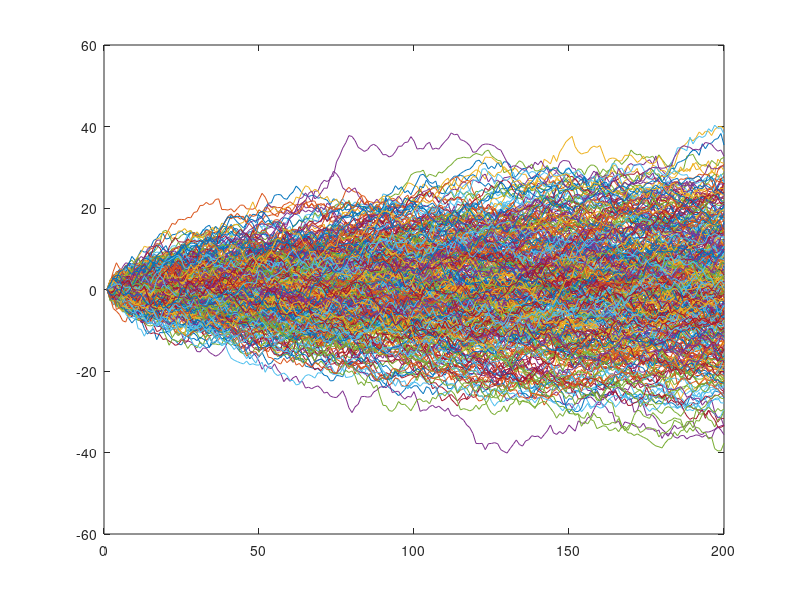

Source code (MATLAB): (Note: this script raises an error after producing the figure.)
clear all
close all

N=200;                          % Количество отсчетов
K=400;                          % Количество реализаций
mu=0;                           % Среднее по ансамблю
sigma=1;                        % 
scatter_pos1=[10,9 ;50,49;100,99;200,199]
scatter_pos2=[50,40;100,90;200,190]

rm_walk = zeros(N,K);   % Генерация матрицы с NxK


%{
---------Генерация случайного блуждания------
%}
for i=1:K;
    for j=2:N;
        rm_walk(j,i)= rm_walk(j-1,i) + normrnd(mu, sigma);
    end
end 

%{
----------Теоретический расчет mu-----------
%}

mu = mean(rm_walk(:,1))

%{
----Построение всех реализаций на одном полотне------
%}
figure
for i=1:K;
    plot(rm_walk(:,i))
    hold on
end

%{
--------Построение диаграмм рассеяния---------
%}
figure
scatter_rm_walk(rm_walk, scatter_pos1,1)
scatter_rm_walk(rm_walk, scatter_pos2,2)

%{
-----Расчет автокорр функции----
%}
rm_walk_shifted=circshift(rm_walk,1);
rm_walk_times=rm_walk_shifted.*rm_walk;

for i=1:N;
    autocorr_rm_walk(i)=mean(rm_walk_times(i,:));
end

figure
plot(autocorr_rm_walk)
hold on

%{
-----Теоретический расчет АКР----
%}
a_corr=mean(rm_walk(:,1).*rm_walk(:,2))
plot(a_corr)


function scatter_rm_walk(rm_walk, scatter_pos,plot_number)
k=length(scatter_pos(:,1))
for i=1:k;
    subplot(2,1,plot_number)
    scatter(rm_walk(scatter_pos(i,1),:),rm_walk(scatter_pos(i,2),:)); 
    hold on
end
hold off
end
